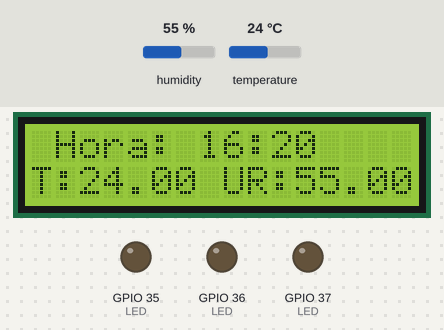
A sketch run on a simulated ESP32. On the bench: 16×2 character LCD, output pins drawn as LEDs (lit = HIGH). The inputs (shaded band) are chosen by the test bench; at power-on: humidity 55 %, temperature 24 °C.

Above: at 1.2 s.
1.3 s: humidity set to 22 %
At 13.4 s:
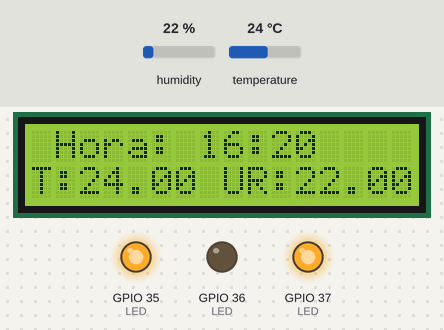
13.8 s: temperature set to 28 °C
At 27.7 s:
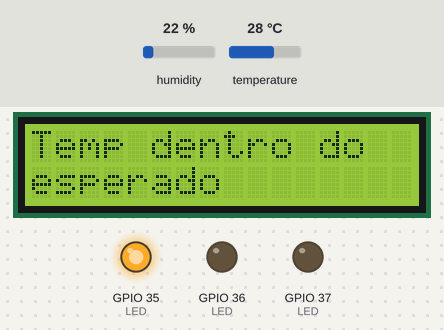
27.8 s: temperature set to 36 °C
At 37.3 s:
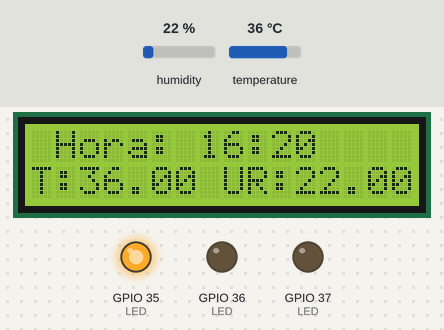
41.1 s: temperature set to 39 °C
At 52.2 s:
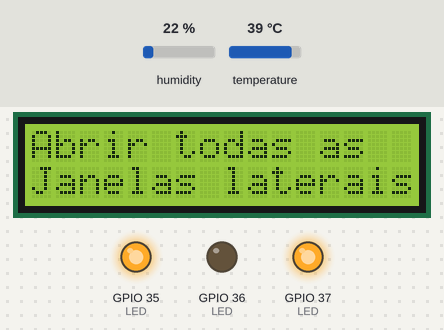
55.1 s: humidity set to 72 %
At 61.6 s:
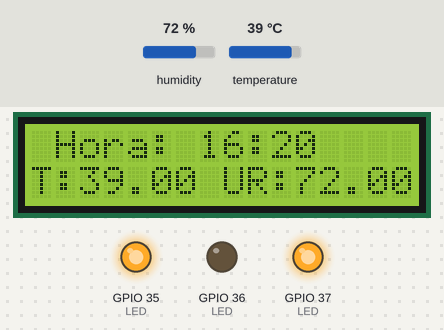
65.5 s: humidity set to 75 %
At 79.9 s:
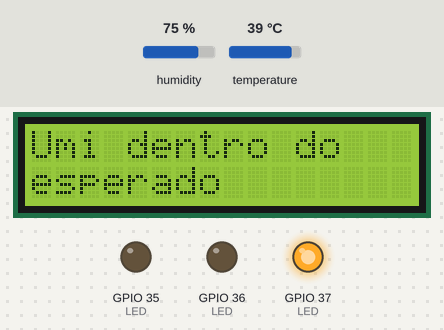
Timing chart, 0 to 80.5 s (numbered marks = the images above; inputs shaded):
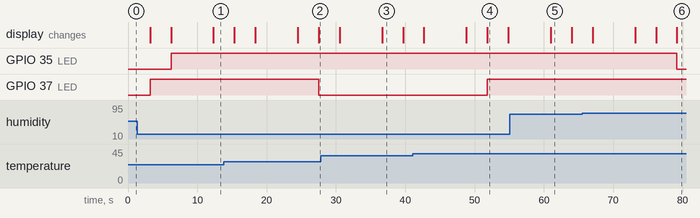

Measured:
- the behaviour switches between 26 and 27 °C on temperature (found by bisection; images 1 and 2)
- the behaviour switches between 37 and 38 °C on temperature (found by bisection; images 3 and 4)
- the behaviour switches between 73 and 74 % on humidity (found by bisection; images 5 and 6)
- after the input at 13.8 s, GPIO 37 (LED): HIGH → LOW after 13.7 s
- after the input at 41.1 s, GPIO 37 (LED): LOW → HIGH after 10.7 s
- after the input at 65.5 s, GPIO 35 (LED): HIGH → LOW after 13.7 s
- what the display in image 3 shows lasts 3.1 s, from 36.6 s to 39.7 s

The sketch:

koalyptus_sprint2.ino
```cpp
#include <LiquidCrystal_I2C.h>
#include "DHT.h"
// define as saidas SDA e SCL para o display
#define SDA_PIN 9
#define SCL_PIN 10
// define as colunas e linhas do display LCD
int lcdColumns = 16;
int lcdRows = 2;
LiquidCrystal_I2C lcd(0x27, lcdColumns, lcdRows);
DHT dht(4, DHT11);
void setup(){
  dht.begin(); /*Inicia o sensor DHT11*/
  Wire.begin(SDA_PIN, SCL_PIN);
  // inicializa LCD
  lcd.init();
  // liga a luz no LCD
  lcd.backlight();
  Serial.begin(9600);
  pinMode(35, OUTPUT); /*LED cor amarela*/
  pinMode(36, OUTPUT); /*LED cor vermelha*/
  pinMode(37, OUTPUT); /*LED cor azul*/
}
// Esta função é responsável por criar alertas de acordo com as faixas de temperatura
void temperatura(float T){
  digitalWrite(36, LOW);
  // Condições especificas para cada faixa de temperatura
  if (T <= 26.6){
    lcd.setCursor(0, 0);
    lcd.print(("Alerta:"));
    lcd.setCursor(0, 1);
    lcd.print(("Temp Baixa"));
    digitalWrite(37, HIGH);
    return;
  }
  else if (T > 26.6 && T < 37.08){
    lcd.setCursor(0, 0);
    lcd.print(("Temp dentro do"));
    lcd.setCursor(0, 1);
    lcd.print(("esperado"));
    digitalWrite(37, LOW);
    return;
  }
  else if (T >= 37.08 && T < 37.8) {
    lcd.setCursor(0, 0);
    lcd.print(("Abrir metade das"));
    lcd.setCursor(0, 1);
    lcd.print(("Janelas laterais"));
    digitalWrite(37, HIGH);
    return;
  }
  else if (T >= 37.8 && T < 39.6) {
    lcd.setCursor(0, 0);
    lcd.print(("Abrir todas as"));
    lcd.setCursor(0, 1);
    lcd.print(("Janelas laterais"));
    digitalWrite(37, HIGH);
    return;
  }
  else if (T >= 39.6) {
    lcd.setCursor(0, 0);
    lcd.print(("Abrir janelas la"));
    lcd.setCursor(0, 1);
    lcd.print(("terais e zenitais"));
    digitalWrite(37, HIGH);
    return;
  }
  else {
    lcd.setCursor(0, 0);
    lcd.print(("Erro na leitura T"));
    digitalWrite(36, HIGH);
    return;
  }
}
// Esta função é responsável por criar alertas de acordo com as faixas de umidade
void umidade(float U){
  // Condições especificas para cada faixa de umidade
  if (U <= 73.5){
    lcd.setCursor(0, 0);
    lcd.print(("Alerta:"));
    lcd.setCursor(0, 1);
    lcd.print(("Umidade BAIXA"));
    digitalWrite(35, HIGH);
    return;
  }
  else if (U > 73.5 && U < 114.7){
    lcd.setCursor(0, 0);
    lcd.print(("Umi dentro do"));
    lcd.setCursor(0, 1);
    lcd.print(("esperado"));
    digitalWrite(35, LOW);
    return;
  }
  else if (U >= 114.7){
    lcd.setCursor(0, 0);
    lcd.print(("Alerta:"));
    lcd.setCursor(0, 1);
    lcd.print(("Umidade ALTA"));
    digitalWrite(35, HIGH);
    return;
  }
}
void loop() {
  //Criação de variável com humidade lida pelo sensor
  float U = dht.readHumidity();
  //Criação de variável com temperatura lida pelo sensor
  float T = dht.readTemperature();
  // Verficando erros na leitura do sensor
  digitalWrite(36, LOW);
  if (isnan(T) || isnan(U)) {
    Serial.println(F("Falha na leitura"));
    digitalWrite(36, HIGH);
    return;
  }
  //MOSTRA NO DISPLAY
  lcd.init();
  lcd.backlight();
  lcd.setCursor(1, 0);
   //horário fictício, será preciso puxar de algum lugar
  lcd.print("Hora: 16:20");
  lcd.setCursor(0, 1);
  lcd.print(("T:"));
  // Código para printar em graus celsius lcd.println(F("°C "));
  lcd.print(T);
  lcd.print(("\nUR:"));
  lcd.print(U);
  delay(3000);
  lcd.clear();
  // chamando a função que lê a temperatura e determina a mensagem
  temperatura(T);
  delay(3000);
  lcd.clear();
  // chamando a função que lê a umidade e determina a mensagem
  umidade(U);
  delay(6000);
}
```
